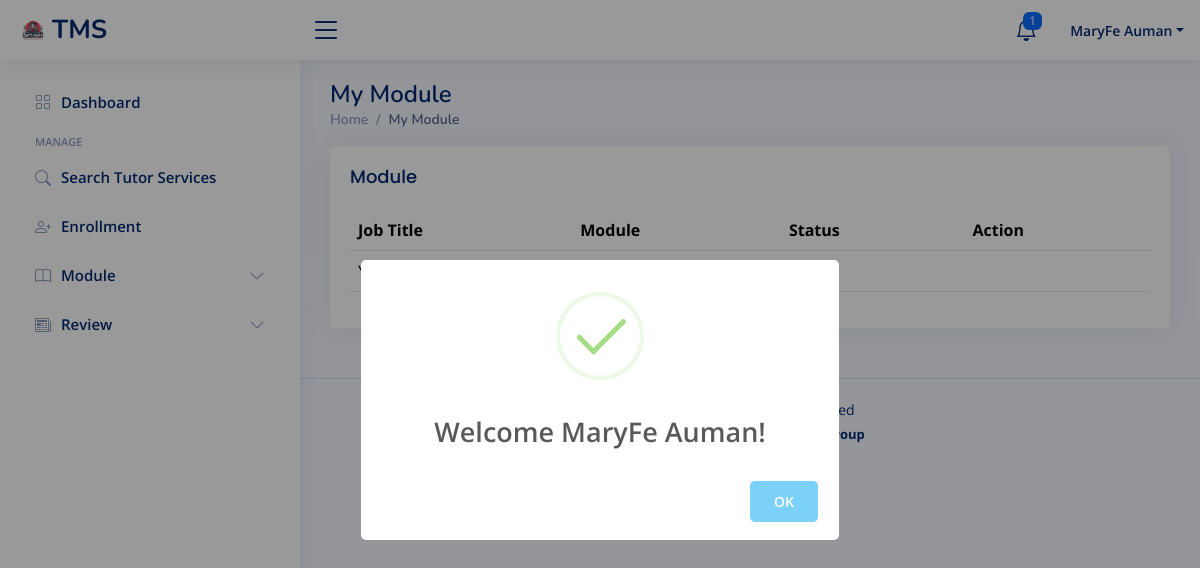
The app's page /student/module.php (signed in), older data.
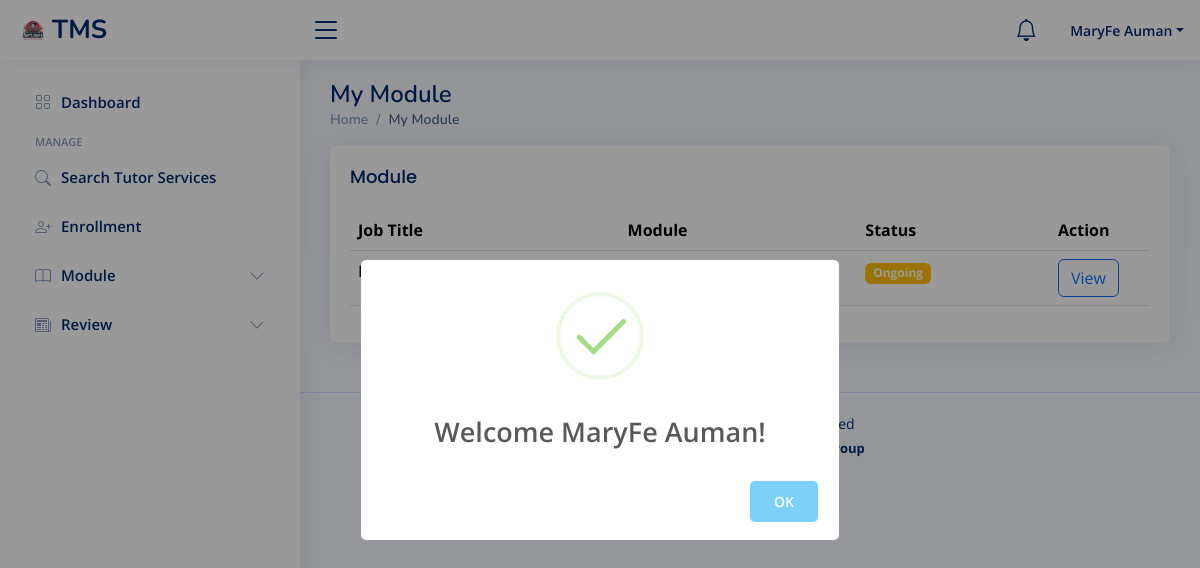
The same page, newer data.
### tables this page shows
CREATE TABLE `tutorial_application` (
  `application_id` int(11) NOT NULL AUTO_INCREMENT,
  `job_id` int(20) NOT NULL,
  `module_id` int(20) NOT NULL,
  `tutor_id` int(20) NOT NULL,
  `student_id` int(20) NOT NULL,
  `modoftutoring` varchar(255) NOT NULL,
  `parentcontact` varchar(255) NOT NULL,
  `learningdisabilities` varchar(255) NOT NULL,
  `additionalcomment` varchar(255) NOT NULL,
  `paymentStatus` varchar(255) NOT NULL DEFAULT 'Unpaid',
  `applicationStatus` varchar(255) NOT NULL DEFAULT 'Pending',
  `date_applied` timestamp NOT NULL DEFAULT current_timestamp() ON UPDATE current_timestamp(),
  PRIMARY KEY (`application_id`),
  KEY `job_id` (`job_id`),
  KEY `module_id` (`module_id`),
  KEY `tutor_id` (`tutor_id`),
  KEY `student_id` (`student_id`),
  CONSTRAINT `tutorial_application_ibfk_1` FOREIGN KEY (`module_id`) REFERENCES `tutorial_module` (`module_id`) ON DELETE CASCADE ON UPDATE NO ACTION,
  CONSTRAINT `tutorial_application_ibfk_2` FOREIGN KEY (`tutor_id`) REFERENCES `tutor` (`user_id`) ON DELETE CASCADE ON UPDATE NO ACTION,
  CONSTRAINT `tutorial_application_ibfk_3` FOREIGN KEY (`student_id`) REFERENCES `student` (`user_id`) ON DELETE CASCADE ON UPDATE NO ACTION,
  CONSTRAINT `tutorial_application_ibfk_4` FOREIGN KEY (`job_id`) REFERENCES `tutorial_services` (`job_id`) ON DELETE CASCADE ON UPDATE NO ACTION
);

### student/module.php (the view, shortened to what the changed rows need)
<?php
 include("./include/authentication.php");
 include("./include/header.php");
 include("./include/topbar.php");
 include("./include/sidebar.php");
?>
<div class="pagetitle">
      <h1>My Module</h1>
    </div>
    <section class="section">
      <div class="row">
        <div class="col-lg-12">
          <div class="card">
            <div class="card-body">
              <table class="table datatable">
                <thead>
                  <tr>
                    <th scope="col">Job Title</th>
                    <th scope="col">Module</th>
                    <th scope="col">Status</th>
                    <th scope="col">Action</th>
                  </tr>
                </thead>
                <tbody>
                        <?php
                        $user_id = $_SESSION['auth_user']['user_id'];
                        $query = "SELECT
                        tutorial_module.*,
                        tutorial_module.module_title,
                        tutorial_module.module_description,
                        tutorial_services.title,
                        tutorial_application.paymentStatus,
                        tutorial_application.applicationStatus,
                        tutorial_services.job_id
                      FROM
                        tutorial_module
                        INNER JOIN
                        tutorial_application
                        ON
                          tutorial_module.module_id = tutorial_application.module_id
                        INNER JOIN
                        tutorial_services
                        ON
                          tutorial_application.job_id = tutorial_services.job_id AND
                          tutorial_module.job_id = tutorial_services.job_id
                      WHERE
                        tutorial_application.student_id = '$user_id' AND
                        tutorial_application.applicationStatus = 'Ongoing'";
                        $query_run = mysqli_query($con, $query);
                        if (mysqli_num_rows($query_run) > 0) {
                            foreach ($query_run as $row) {
                        ?>
                                <tr>
                                <td><?= $row['title']; ?></td>
                                    <td><?= $row['module_title']; ?></td>
                                    <?php
                  $status = $row['applicationStatus'];
                  $badge_class = '';
                  switch ($status) {
                      case 'Ongoing':
                          $badge_class = 'bg-warning';
                          break;
                  }
                  ?>
                  <td><span class="badge <?= $badge_class; ?>"><?= $status; ?></span></td>
                                    <td width="100px">
                                    <form action="process.php" method="POST">
                                    <div class="btn-group" rolez="group" aria-label="Basic outlined example">
                                    <?php if($row['paymentStatus'] == 'Unpaid') { ?>
                                        MODULE LOCKED
                                    <?php } else { ?>
                                        <a type="button" class="btn btn-outline-primary" href="module_files.php?id=<?=$row['module_id'];?>&jobid=<?=$row['job_id'];?>">View</a>
                                    <?php } ?>
                                    </div>
                                    </form>
                                    </td>
                                </tr>
                        <?php
                            }
                        } else {
                        ?>
                            <tr>
                                <td colspan="4">You have no current module!</td>
                            </tr>
                        <?php
                        }
                        ?>
                    </tbody>
              </table>
            </div>
          </div>
        </div>
      </div>
    </section>
<?php
 include("./include/footer.php");
?>

### student/include/topbar.php (shortened to what the changed rows need)
  <header id="header" class="header fixed-top d-flex align-items-center">
    <nav class="header-nav ms-auto">
      <ul class="d-flex align-items-center">
      <?php
$user_id = $_SESSION['auth_user']['user_id'];
$query = "SELECT
student_notification.id,
student_notification.user_id,
student_notification.message,
student_notification.created_at,
student_notification.read_status
FROM
student_notification
WHERE
student_notification.user_id = '$user_id'
ORDER BY
student_notification.created_at DESC
LIMIT 5";
$result = mysqli_query($con, $query);
$num_notifications = mysqli_num_rows($result);
?>
<a class="nav-link nav-icon" href="#" data-bs-toggle="dropdown">
    <i class="bi bi-bell"></i>
    <?php if ($num_notifications > 0): ?>
        <?php $unread_count = 0; ?>
        <?php while ($row = mysqli_fetch_assoc($result)) : ?>
            <?php if ($row['read_status'] == 0) : ?>
                <?php $unread_count++; ?>
            <?php endif; ?>
        <?php endwhile; ?>
        <?php if ($unread_count > 0): ?>
            <span class="badge bg-primary badge-number"><?php echo $unread_count; ?></span>
        <?php endif; ?>
    <?php endif; ?>
</a>
      <?php if(isset($_SESSION['auth_user'])): ?>
      </ul>
    </nav>
    <?php endif; ?>
  </header>

Row changes from the older to the newer data that the page shows:
added tutorial_application: applicationStatus "Ongoing"
Text that changed along with them:
$unread_count: "1" → (not shown)
